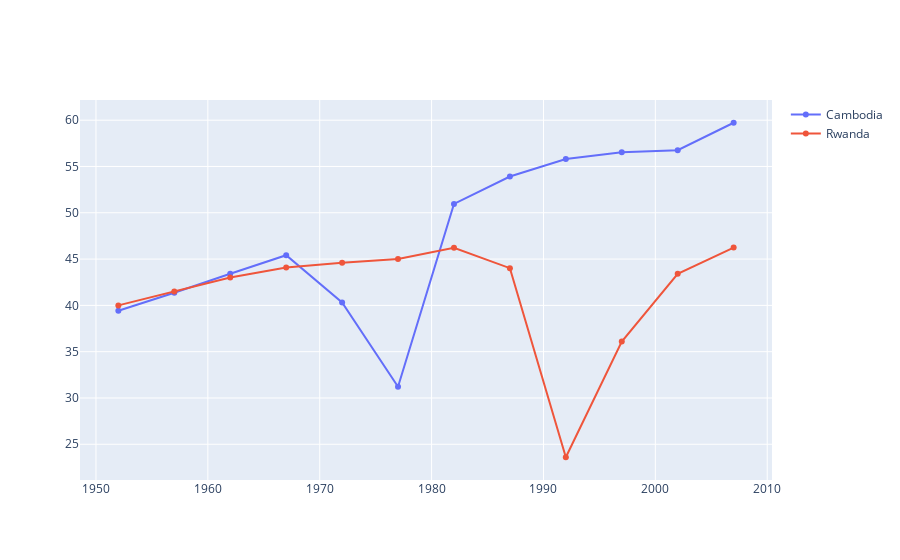

The code cell stored with this chart in its notebook:
### Code cell
fig = go.Figure()

fig.add_trace(
    go.Scatter(
        x=data.query('country=="Cambodia"').year,
        y=data.query('country=="Cambodia"').lifeExp,
        mode='markers+lines',
        name ='Cambodia'
    )
)

fig.add_trace(
    go.Scatter(
        x=data.query('country=="Rwanda"').year,
        y=data.query('country=="Rwanda"').lifeExp,
        mode='markers+lines',
        name ='Rwanda'
    )
)

### Figure 1 — Plotly figure (JSON) as saved in the notebook; plotly's stock layout.template omitted (floating-point values rounded to 4 significant figures)
{"data": [{"mode": "markers+lines", "name": "Cambodia", "type": "scatter", "x": [1952, 1957, 1962, 1967, 1972, 1977, 1982, 1987, 1992, 1997, 2002, 2007], "y": [39.42, 41.37, 43.41, 45.41, 40.32, 31.22, 50.96, 53.91, 55.8, 56.53, 56.75, 59.72]}, {"mode": "markers+lines", "name": "Rwanda", "type": "scatter", "x": [1952, 1957, 1962, 1967, 1972, 1977, 1982, 1987, 1992, 1997, 2002, 2007], "y": [40, 41.5, 43, 44.1, 44.6, 45, 46.22, 44.02, 23.6, 36.09, 43.41, 46.24]}], "layout": {}}
